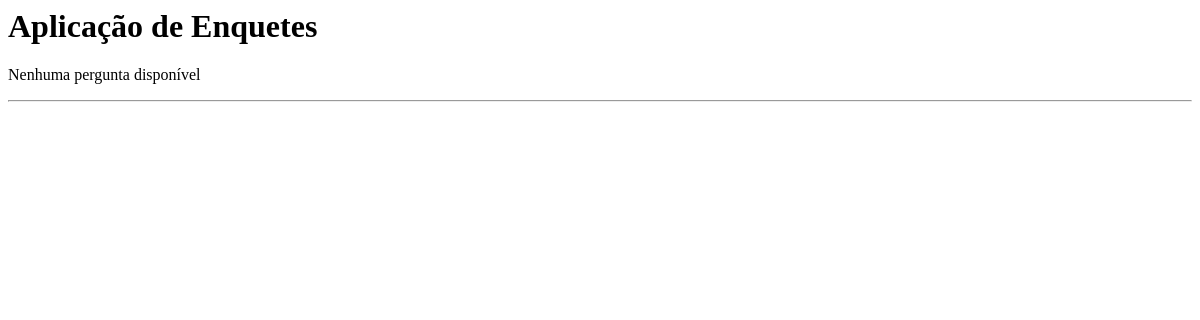
The page /polls/ on the database as committed earlier.
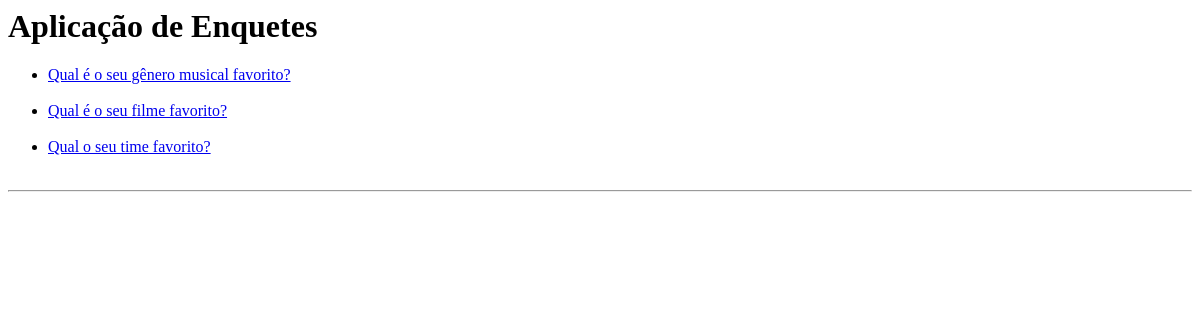
The same page on the database as committed later.
### polls/models.py (models this page shows, shortened)
class Pergunta(models.Model):
    pergunta_texto = models.CharField(max_length = 200)
    data_pub = models.DateTimeField('Data de publicação')

### polls/views.py (the view)
# urls.py: path('', views.IndexView.as_view(), name='index'),
class IndexView(View):
    def get(self, request, *args, **kwargs):
        lista_perguntas = Pergunta.objects.order_by('-data_pub')[:5]
        contexto = {'pergunta_list': lista_perguntas}
        return render(request, 'polls/index.html', contexto)

### polls/templates/polls/index.html (shortened to what this page needs)
<html>
    <head>
    </head>
    <body>
        <h1>Aplicação de Enquetes</h1>
        {% if pergunta_list %}
            <ul>
                {% for pergunta in pergunta_list %}
                    <li><a href="{% url 'polls:detalhes' pergunta.id %}">
                    {{ pergunta.pergunta_texto }}</a></li>
                    <br>
                {% endfor %}
            </ul>
        {% else %}
            <p>Nenhuma pergunta disponível</p>
        {% endif %}
        <hr/>
    </body>
</html>

Rows that differ between the two databases and show on the page:
added Pergunta: pergunta_texto "Qual é o seu gênero musical favorito?"
added Pergunta: pergunta_texto "Qual é o seu filme favorito?"
added Pergunta: pergunta_texto "Qual o seu time favorito?"
Other text that changed with them:
text no longer shown: "Nenhuma pergunta disponível"
